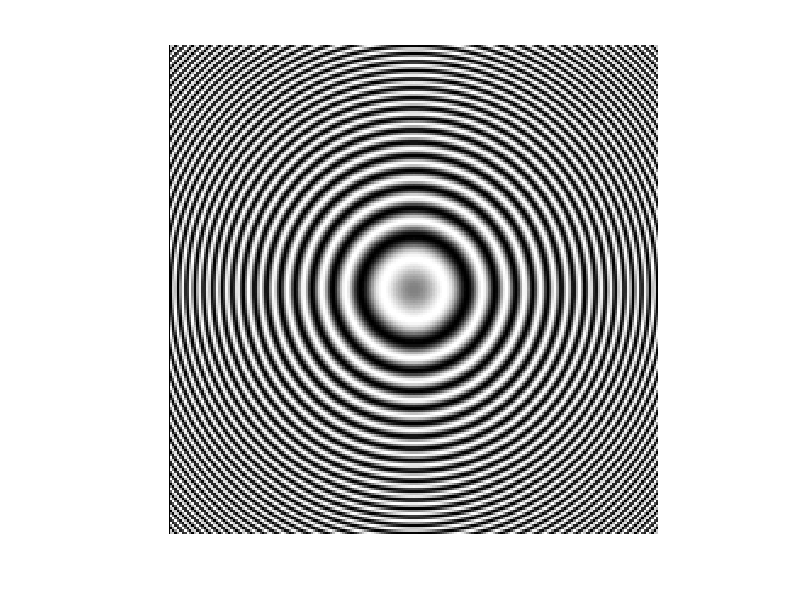

Reproduce this figure in MATLAB.
x = linspace(-pi, pi, 201);
% If you pass meshgrid only one vector, it uses that vector for both the x
% and the y coordinates.
[xx,yy] = meshgrid(x);
A = 10;
I = sin(A*(xx.^2 + yy.^2));

% Specify the range -1 to 1 when displaying the image.
imshow(I, [-1 1])